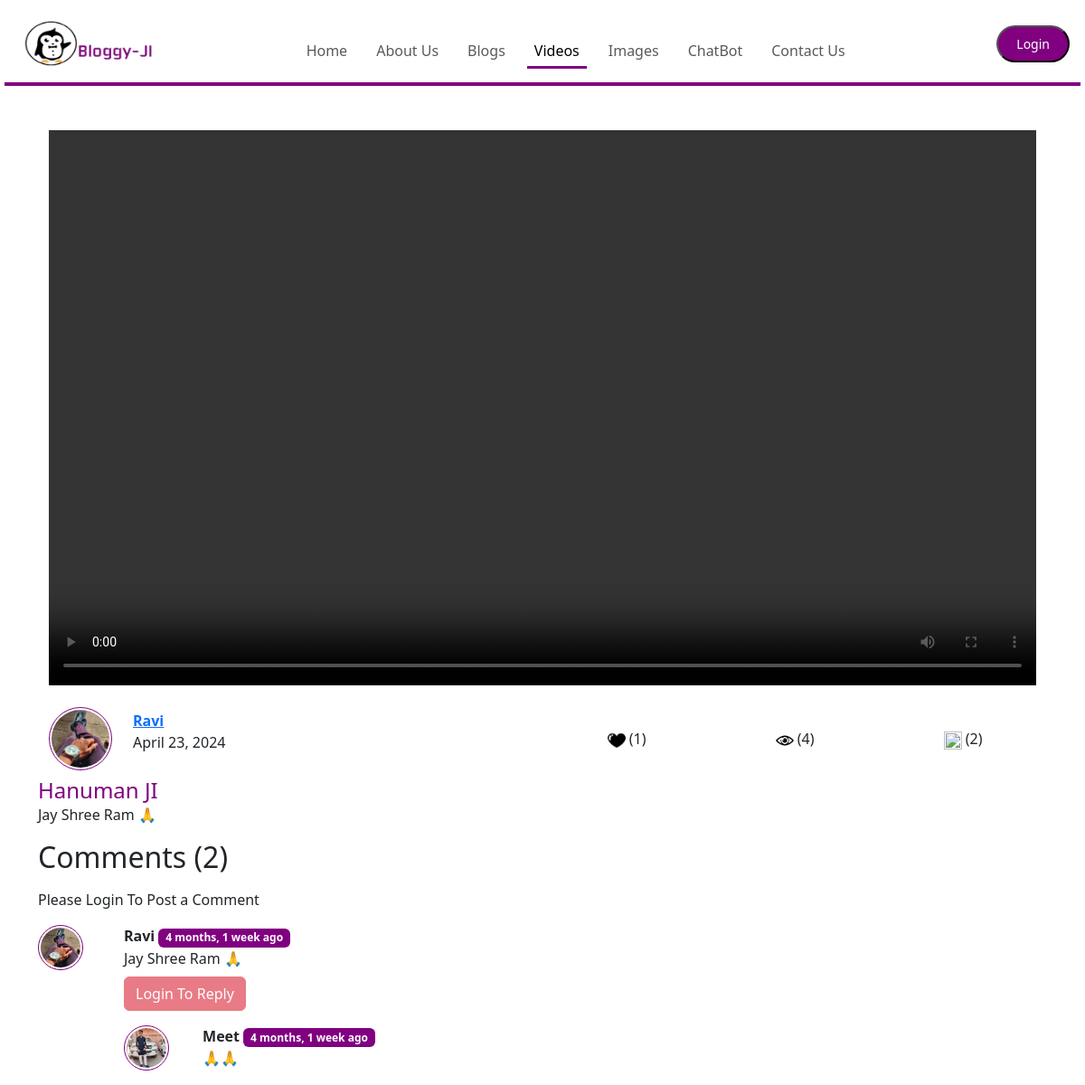
Before: /Blog/FullSizeVideo/1/ with the older database file.
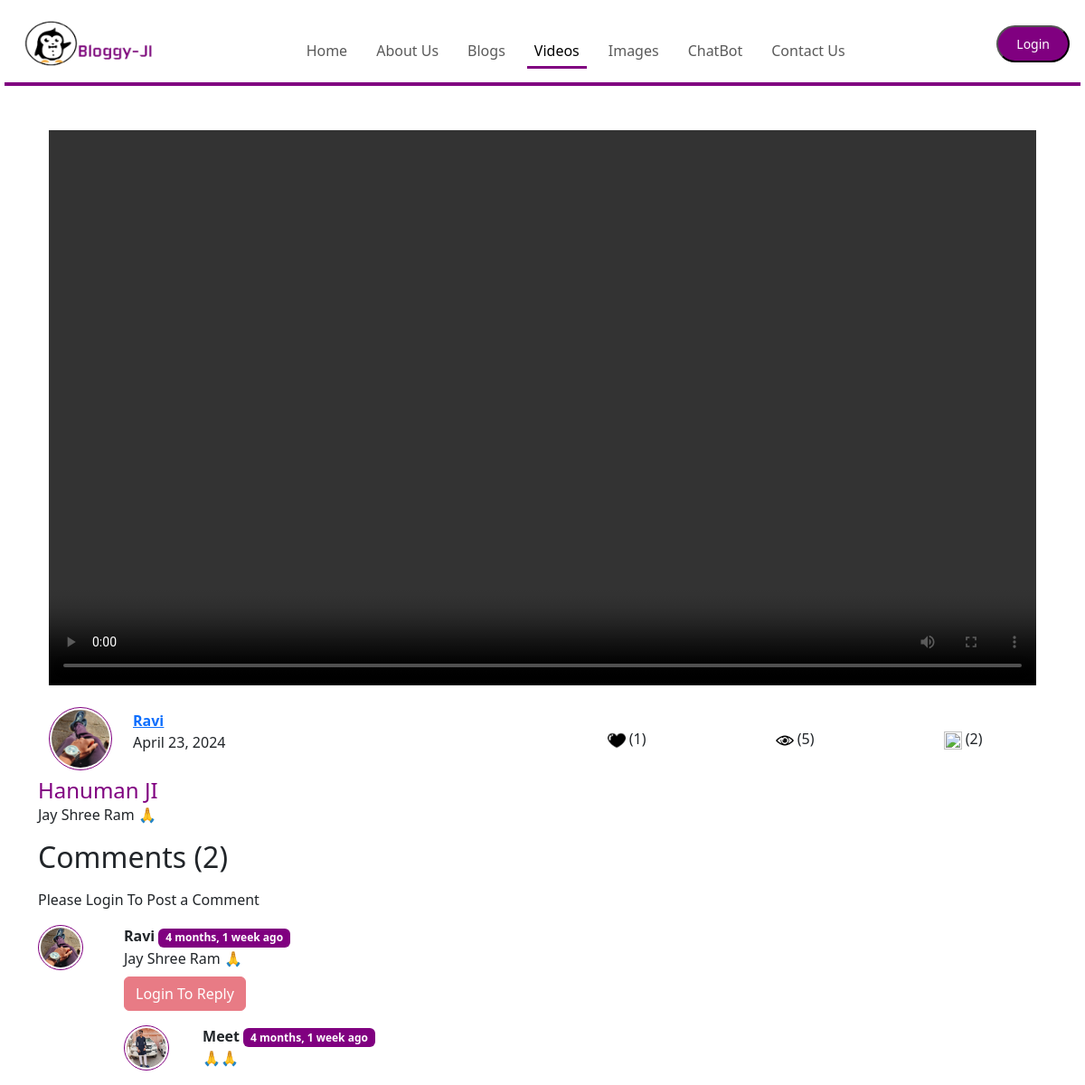
After: the same page with the newer database file.
### Blog/models.py (models this page shows, shortened)
class Upload_Video(models.Model):
    v_id = models.AutoField(primary_key=True)
    title = models.CharField(max_length=100)
    desc = models.TextField()
    user = models.ForeignKey(User, on_delete=models.CASCADE)
    date = models.DateField(blank=True, default=now)
    likes = models.IntegerField(default=0, blank=True)
    views = models.IntegerField(blank=True, default=0)
    video_file = models.FileField(upload_to='video/', default="")

### Profile/models.py (models this page shows, shortened)
class Profile(models.Model):
    p_id = models.AutoField(primary_key=True)
    user = models.OneToOneField(User, on_delete=models.CASCADE)
    photo = models.ImageField(upload_to='Profile_Photo/', default=True, null=True)
    bio = models.CharField(max_length=200)

### Blog/views.py (the view, shortened to what this page needs)
# urls.py: path('FullSizeVideo/<int:v_id>/', views.FullSizeVideo, name='FullSizeVideo'),
def FullSizeVideo(request, v_id):
    v = Upload_Video.objects.get(pk=v_id)
    user_id = v.user.id
    comments = Video_Comment.objects.filter(post=v, parent=None)
    replies = Video_Comment.objects.filter(post=v).exclude(parent=None)
    repDict = {}
    for reply in replies:
        if reply.parent.c_no not in repDict.keys():
            repDict[reply.parent.c_no] = [reply]
        else:
            repDict[reply.parent.c_no].append(reply)
    user_id = request.user.id
    video = Upload_Video.objects.get(v_id=v_id)
    total_comments = Video_Comment.objects.filter(post=video).count()
    context = {'v': v, 'comments': comments, 'user': request.user, 'repDict': repDict, 'user_id': user_id,'total_comments': total_comments}
    return render(request, 'blog/FullSizeVideo.html', context)

### Blog/templatetags/extras.py (called while the page is built)
@register.filter(name='get_val')
def get_val(dict, key):
    return dict.get(key)

### templates/blog/FullSizeVideo.html (shortened to what the changed rows need)
{% extends 'base.html' %}
{% block body %}
{% load static %}
{% load humanize %}
{% load extras %}
<link rel="stylesheet" type="text/css" href="{% static 'css/Full_Size.css' %}">
<div class="container" style="margin-top:120px">
    <div class="container mt-4">
        <div class="row border1 mt-4">
            <div class="col-sm-12">
                <div class="row align-items-center">
                    <div class="col-3 col-lg-1">
                        <img src="{{ v.user.profile.photo.url }}" height="70px" width="70px" class="rounded-circle img">
                    </div>
                    <div class="col-9 col-lg-5 mt-2 mt-lg-0">
                        <a href="{% url 'UserProfile' v.user.id %}"><b><u>{{ v.user }}</u></b></a>
                        <br>
                        <p>{{ v.date }}</p>
                    </div>
                    <div class="col-12 col-lg-6 mt-3 mt-lg-0">
                        <div class="row text-center">
                            <div class="col-4 mt-2 mt-lg-0">
                                <img src="{% static 'img/like.png' %}" height="20px" width="20px">
                                <span>({{ v.likes }})</span>
                            </div>
                            <div class="col-4 mt-2 mt-lg-0">
                                <img src="{% static 'img/views.png' %}" height="20px" width="20px">
                                <span>({{ v.views }})</span>
                            </div>
                        </div>
                    </div>
                </div>
            </div>
        </div>
    </div>
    <div class="mt-2">
        <h4 class="card-title">{{ v.title }}</h4>
        <p>{{ v.desc }}</p>
    </div>
</div>
<div class="container">
    <div class="row">
        <div class="col-10">
            <h2>Comments ({{ total_comments }})</h2>
        </div>
    </div>
</div>
{% endblock body %}

Changed rows visible on the page:
changed Upload_Video "Hanuman JI": views "4" → "5"
